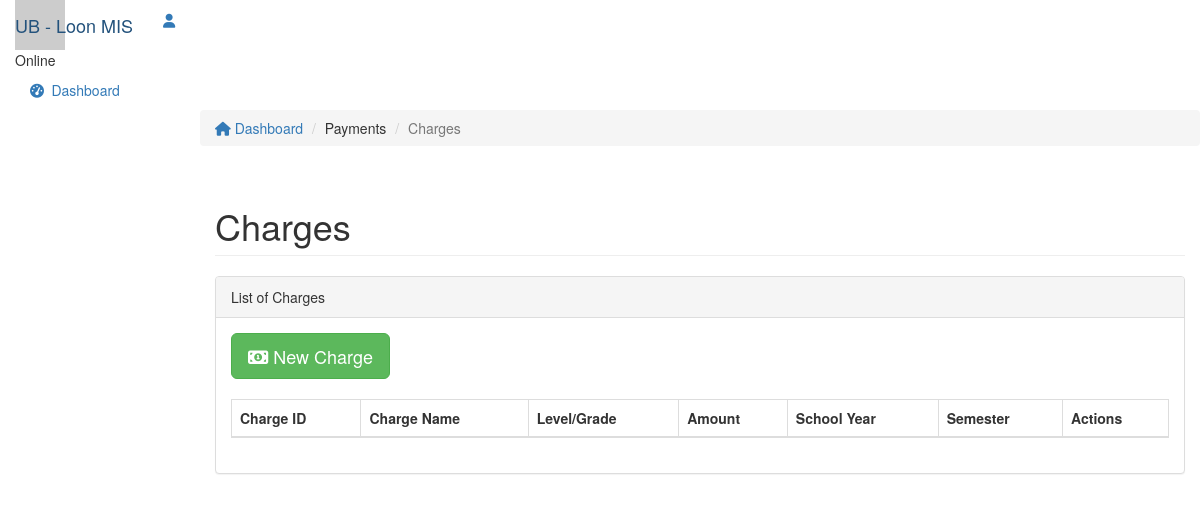
Page /index.php/charge on the earlier database version.
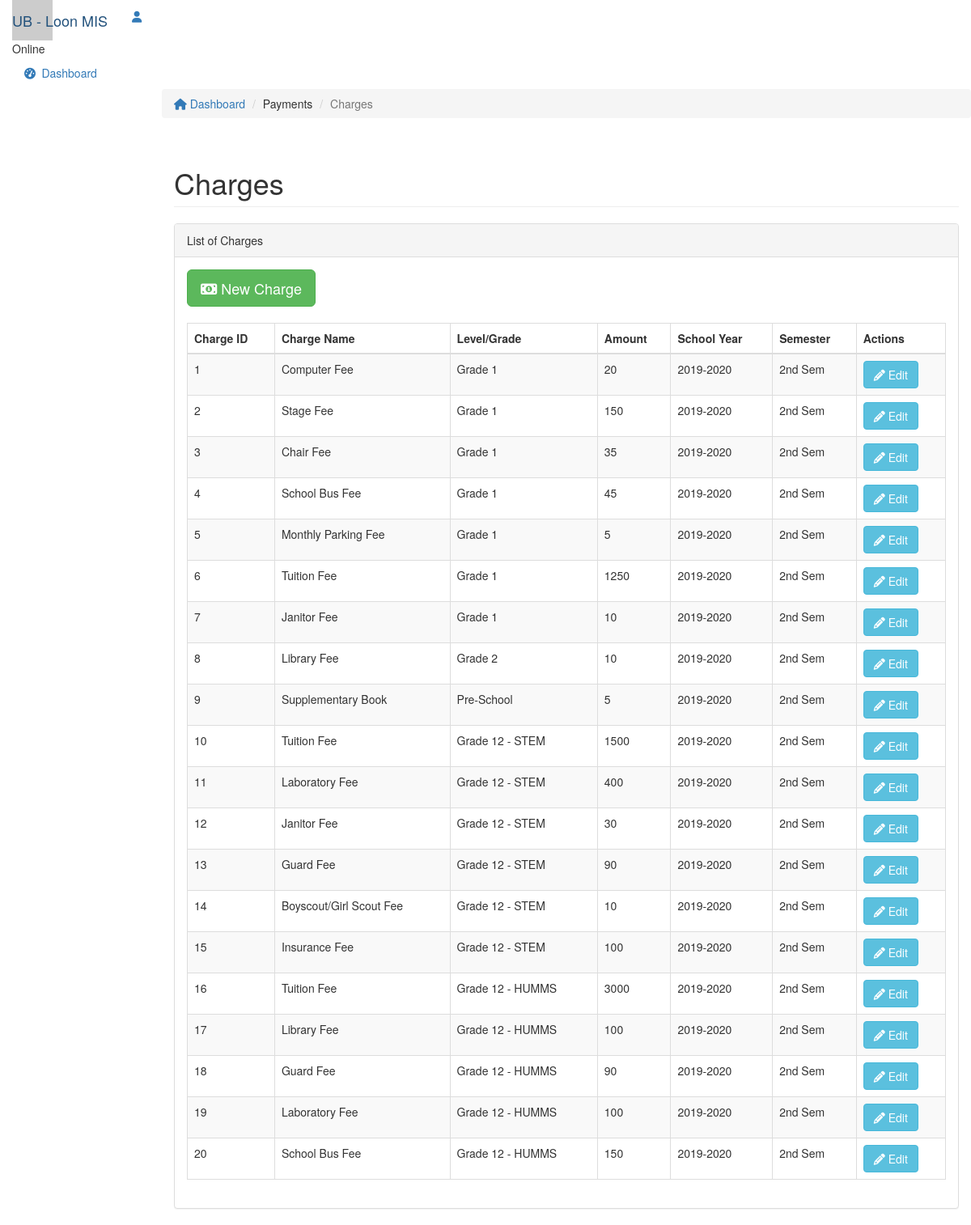
Same page on the later database version.
### tables this page shows
CREATE TABLE `charges` (
  `charge_id` int(11) NOT NULL,
  `charge_name` varchar(100) NOT NULL,
  `charge_level` int(11) DEFAULT NULL,
  `charge_amount` double NOT NULL,
  `charge_sy` int(11) NOT NULL
);

CREATE TABLE `school_year` (
  `schoolyear_id` int(11) NOT NULL,
  `schoolyear_status` int(11) NOT NULL,
  `schoolyear_value` varchar(20) NOT NULL
);

### application/views/layouts/main.php (called while the page is built, shortened)
<?php
$this->load->view('parts/header');
$this->load->view($_view);
?>

### application/controllers/Charge.php (called while the page is built, shortened)
<?php
class Charge extends CI_Controller{
    function __construct()
    {
        $this->load->model('Charge_model');
        $this->load->model('Level_model');
        $this->load->library(['enrollment_library','ion_auth']);
    }
    function index()
    {
        $data['charges'] = $this->Charge_model->get_all_charges();
        $data['page_title'] = 'Charges';
        $data['_view'] = 'charge/index';
        $this->load->view('layouts/main',$data);
    }
}

### index.php (called while the page is built, shortened)
<?php
require_once BASEPATH.'core/CodeIgniter.php';

### application/models/Charge_model.php (called while the page is built, shortened)
<?php
class Charge_model extends CI_Model
{
    function get_all_charges()
    {
        $this->db->order_by('charge_id', 'Asc');
        return $this->db->get('charges')->result_array();
    }
}

### application/models/Faculty_model.php (called while the page is built, shortened)
<?php
class Faculty_model extends CI_Model
{
    function get_level_detail_by_id($level_id,$detail){
        if($this->db->where('levels_id',$level_id)->get('levels')->row()!==NULL){
        return $this->db->where('levels_id',$level_id)->get('levels')->row()->$detail;
        }else{
            return ;
        }
    }
}

### application/libraries/Enrollment_library.php (called while the page is built, shortened)
<?php
class Enrollment_library
{
	protected $ci;
	public function __construct()
	{
        $this->ci =& get_instance();
	}
	public function get_level_info_by_id($id,$column){
		return $this->ci->Faculty_model->get_level_detail_by_id($id,$column);
	}
	public function get_school_year_by_id($sy_id){
		return $this->ci->Enrollment_model->get_school_year($sy_id);
	}
}

### application/models/Enrollment_model.php (called while the page is built, shortened)
<?php
class Enrollment_model extends CI_Model {
	public function get_school_year($sy){
		return $this->db->where('schoolyear_id',$sy)->get('school_year')->row()->schoolyear_value;
	}
}

### application/views/charge/index.php (the view, shortened to what the changed rows need)
<div class="col-sm-9 col-sm-offset-3 col-lg-10 col-lg-offset-2 main">
		<div class="row">
			<div class="col-lg-12">
				<h1 class="page-header">Charges</h1>
			</div>
		</div>
		<div class="row">
			<div class="col-lg-12">
				<div class="panel panel-default">
					<div class="panel-body">
						<div class="table-responsive">
							<br>
							 <table class="table table-striped table-bordered table-charge-list">
							 	<thead>
							    <tr>
									<th>Charge ID</th>
									<th>Charge Name</th>
									<th>Level/Grade</th>
									<th> Amount</th>
									<th>School Year</th>
									<th>Semester</th>
									<th>Actions</th>
							    </tr>
							    </thead>
							    <tbody>
								<?php foreach($charges as $c){ ?>
							    <tr>
									<td><?php echo $c['charge_id']; ?></td>
									<td><?php echo $c['charge_name']; ?></td>
									<td><?php echo $this->enrollment_library->get_level_info_by_id($c['charge_level'],'name'); ?></td>
									<td><?php echo $c['charge_amount']; ?></td>
									<td><?php echo $this->enrollment_library->get_school_year_by_id($c['charge_sy']); ?></td>
									<td><?php echo $c['charge_semester'] =='1' ? '1st Sem' :'2nd Sem';?></td>
									<td>
							            <a href="<?php echo site_url('charge/edit/'.$c['charge_id']); ?>" class="btn btn-info btn-md">
							            <i class="fa fa-pencil"></i>
							            Edit
							        	</a>
							        </td>
							    </tr>
								<?php } ?>
								</tbody>
							</table>
							</div>
						</div>
					</div>
				</div>
			</div>
	</div>

### application/views/parts/header.php (shortened to what the changed rows need)
<!DOCTYPE html>
<html>
<head>
	<link href="<?php echo base_url('lumino/css/bootstrap.min.css');?>" rel="stylesheet">
	<link href="<?php echo base_url('lumino/css/font-awesome.min.css');?>" rel="stylesheet">
	<link href="<?php echo base_url('lumino/css/datepicker3.css');?>" rel="stylesheet">
	<link href="<?php echo base_url('lumino/css/styles.css');?>" rel="stylesheet">
	<link href="<?php echo base_url('lumino/css/styles.css');?>" rel="stylesheet">
	<link href="<?php echo base_url('datatables/css/dataTables.bootstrap.min.css');?>" rel="stylesheet">
	<link href="<?php echo base_url('bsselect/bootstrap-select.min.css');?>" rel="stylesheet">
</head>
<body>
	<nav class="navbar navbar-custom navbar-fixed-top" role="navigation">
		<div class="container-fluid">
			<div class="navbar-header">
				<a class="navbar-brand" href="#"><span>UB - </span>Loon MIS</a>
				 	<ul class="nav navbar-top-links navbar-right">
					<li class="dropdown">
					</li>
				</ul>
			</div>
		</div>
	</nav>
	</body>
</html>

Differences in the rows shown:
added charges: charge_id "1", charge_name "Computer Fee", level_info_by_id "Grade 1", charge_amount "20", charge_sy.schoolyear_value "2019-2020", shows "2nd Sem"
added charges: charge_id "2", charge_name "Stage Fee", level_info_by_id "Grade 1", charge_amount "150", charge_sy.schoolyear_value "2019-2020", shows "2nd Sem"
added charges: charge_id "3", charge_name "Chair Fee", level_info_by_id "Grade 1", charge_amount "35", charge_sy.schoolyear_value "2019-2020", shows "2nd Sem"
added charges: charge_id "4", charge_name "School Bus Fee", level_info_by_id "Grade 1", charge_amount "45", charge_sy.schoolyear_value "2019-2020", shows "2nd Sem"
added charges: charge_id "5", charge_name "Monthly Parking Fee", level_info_by_id "Grade 1", charge_amount "5", charge_sy.schoolyear_value "2019-2020", shows "2nd Sem"
added charges: charge_id "6", charge_name "Tuition Fee", level_info_by_id "Grade 1", charge_amount "1250", charge_sy.schoolyear_value "2019-2020", shows "2nd Sem"
added charges: charge_id "7", charge_name "Janitor Fee", level_info_by_id "Grade 1", charge_amount "10", charge_sy.schoolyear_value "2019-2020", shows "2nd Sem"
added charges: charge_id "8", charge_name "Library Fee", level_info_by_id "Grade 2", charge_amount "10", charge_sy.schoolyear_value "2019-2020", shows "2nd Sem"
added charges: charge_id "9", charge_name "Supplementary Book", level_info_by_id "Pre-School", charge_amount "5", charge_sy.schoolyear_value "2019-2020", shows "2nd Sem"
added charges: charge_id "10", charge_name "Tuition Fee", level_info_by_id "Grade 12 - STEM", charge_amount "1500", charge_sy.schoolyear_value "2019-2020", shows "2nd Sem"
added charges: charge_id "11", charge_name "Laboratory Fee", level_info_by_id "Grade 12 - STEM", charge_amount "400", charge_sy.schoolyear_value "2019-2020", shows "2nd Sem"
added charges: charge_id "12", charge_name "Janitor Fee", level_info_by_id "Grade 12 - STEM", charge_amount "30", charge_sy.schoolyear_value "2019-2020", shows "2nd Sem"
added charges: charge_id "13", charge_name "Guard Fee", level_info_by_id "Grade 12 - STEM", charge_amount "90", charge_sy.schoolyear_value "2019-2020", shows "2nd Sem"
added charges: charge_id "14", charge_name "Boyscout/Girl Scout Fee", level_info_by_id "Grade 12 - STEM", charge_amount "10", charge_sy.schoolyear_value "2019-2020", shows "2nd Sem"
added charges: charge_id "15", charge_name "Insurance Fee", level_info_by_id "Grade 12 - STEM", charge_amount "100", charge_sy.schoolyear_value "2019-2020", shows "2nd Sem"
added charges: charge_id "16", charge_name "Tuition Fee", level_info_by_id "Grade 12 - HUMMS", charge_amount "3000", charge_sy.schoolyear_value "2019-2020", shows "2nd Sem"
added charges: charge_id "17", charge_name "Library Fee", level_info_by_id "Grade 12 - HUMMS", charge_amount "100", charge_sy.schoolyear_value "2019-2020", shows "2nd Sem"
added charges: charge_id "18", charge_name "Guard Fee", level_info_by_id "Grade 12 - HUMMS", charge_amount "90", charge_sy.schoolyear_value "2019-2020", shows "2nd Sem"
added charges: charge_id "19", charge_name "Laboratory Fee", level_info_by_id "Grade 12 - HUMMS", charge_amount "100", charge_sy.schoolyear_value "2019-2020", shows "2nd Sem"
added charges: charge_id "20", charge_name "School Bus Fee", level_info_by_id "Grade 12 - HUMMS", charge_amount "150", charge_sy.schoolyear_value "2019-2020", shows "2nd Sem"
